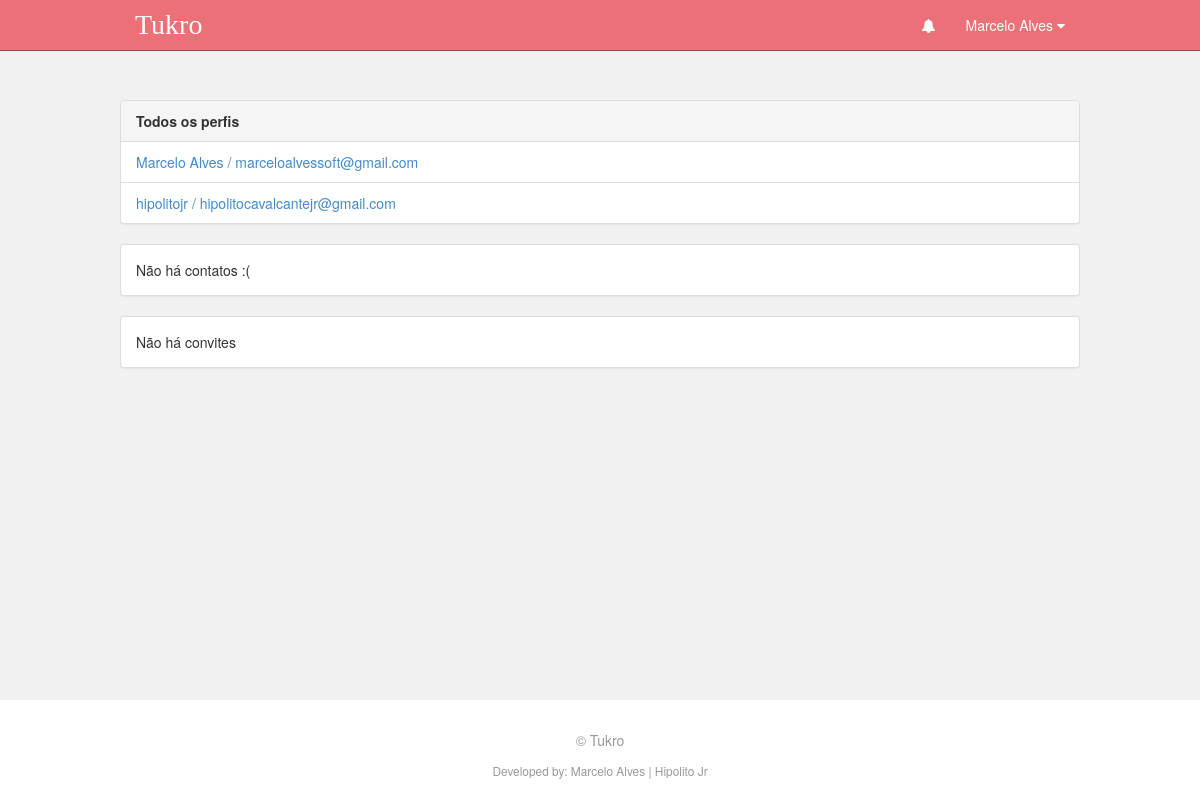
Before: / (signed in) with the older database file.
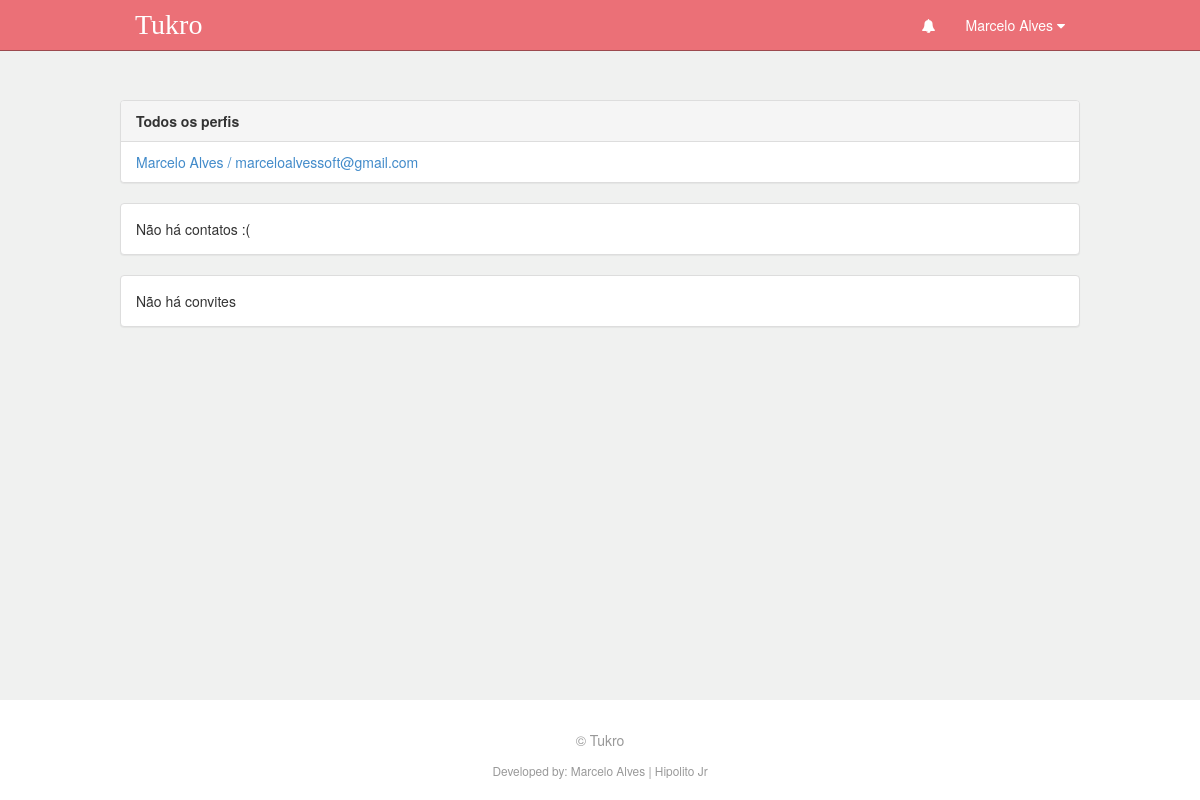
After: the same page with the newer database file.
### perfis/models.py (models this page shows, shortened)
class Perfil(models.Model):
    nome = models.CharField(max_length=255, null=False)
    telefone = models.CharField(max_length=15, null=False)
    nome_empresa =  models.CharField(max_length=255, null=False)
    contatos = models.ManyToManyField('self')
    usuario = models.OneToOneField(User, related_name="perfil",
    on_delete = models.CASCADE)
    @property
    def email(self):
        return self.usuario.email

### perfis/views.py (the view)
# urls.py: path('', views.index,name='index'),
@login_required
def index(request):
    return render(request, 'index.html', {'perfis': Perfil.objects.all()})

### perfis/templates/index.html
{% extends 'base.html' %}
{% block body %}
<div class="col-lg-12">
	<div class="panel panel-default">
		<div class="panel-heading">
			<strong>Todos os perfis</strong>
		</div>
		{% if perfis %}
		<ul class="list-group">
			{% for perfil in perfis %}
				<li class="list-group-item">
					<a href = "{% url 'exibir' perfil.id %}">	{{ perfil.nome }} / {{ perfil.email }}
					</a>
				</li>
			{% endfor %}
		{% else %}
			<p>Não há perfis cadastrados</p>
		{% endif %}
		</ul>
	</div>
    <div class="panel panel-default">
        {% with total=perfil_logado.contatos.count %}
            {% if total %}
                <div class="panel-heading">
                    <strong> {{ total }}
                        Contato{{ total|pluralize }}
                    </strong>
                </div>
                <ul class="list-group">
                    {% for perfil in perfil_logado.contatos.all %}
                        <li class = "list-group-item">
                            <a href = "{% url 'exibir' perfil.id %}">
                                {{ perfil }}
                            </a>
                            <a class="pull-right" href="{% url 'desfazer' perfil.id %}">
                                desfazer amizade
                            </a>
                        </li>
                    {% endfor %}
                </ul>
            {% else %}
                <div class="panel-body">
                    Não há contatos :(
                </div>
            {% endif %}
        {% endwith %}
    </div>
    <div class="panel panel-default">
        {% with total=perfil_logado.convites_recebidos.count %}
            {% if total %}
                <div class="panel-heading">
                    <strong> {{ total }}
                    Convite{{ total|pluralize }} aguardando aprovação</strong>
                </div>
                <ul class="list-group">
                    {% for convite in perfil_logado.convites_recebidos.all %}
                        <li class = "list-group-item">
                           <ul class = "list-inline">
                                <li class = "list-inline-item">
                                    <a href = "{% url 'exibir' convite.solicitante.id %}">
                                        {{convite.solicitante.nome}}
                                    </a>
                                </li>
                                <li class = "list-inline-item pull-right">
                                    <a href = "{% url 'recusar' convite.id %}">recusar</a>
                                </li>
                                <li class = "list-inline-item pull-right">
                                    <a href = "{% url 'aceitar' convite.id %}">aceitar</a>
                                </li>
                        </li>
                    {% endfor %}
                </ul>
            {% else %}
                <div class="panel-body">
                    Não há convites
                </div>
            {% endif %}
        {% endwith %}
    </div>
</div>
{% endblock %}

### perfis/templates/base.html (shortened to what this page needs)
{% load staticfiles %}
<!doctype html>
<html lang="pt-br">
<head>
    <link rel="stylesheet" href="{% static 'styles/bootstrap.css' %}">
    <link rel="stylesheet" href="{% static 'fonts/fontawesome/css/font-awesome.min.css' %}">
    <link rel="stylesheet" href="{% static 'styles/main.css' %}">
</head>
<body>
<nav class="navbar navbar-default navbar-fixed-top">
    <div class="container-fluid">
        <div class="navbar-header">
            <a class="navbar-brand" href="{% url 'index' %}">Tukro</a>
        </div>
        <div class="collapse navbar-collapse" id="bs-example-navbar-collapse-1">
            {% if user.is_authenticated %}
                <ul class="nav navbar-nav navbar-nav-tukro navbar-right">
                    <li><a href="#"><i class="fa fa-bell"></i></a></li>
                    <li class="dropdown">
                        <a href="#" class="dropdown-toggle" data-toggle="dropdown" role="button" aria-haspopup="true"
                           aria-expanded="false">{{ user.perfil.nome }} <span class="fa fa-caret-down"></span></a>
                    </li>
                </ul>
            {% endif %}
        </div>
    </div>
</nav>
<div class="container-fluid">
    <div class="row content">
        {% block body %}
        {% endblock %}
    </div>
</div>
<footer class="footer">
      <div class="container">
        <p class="text-muted"> &copy Tukro</p>
        <small class="text-muted text-right">Developed by: Marcelo Alves | Hipolito Jr</small>
      </div>
    </footer>
</body>
</html>

### perfis/static/styles/main.css (style rules this page uses)
body { padding-top: 100px; padding-bottom: 20px; background-color: rgba(16, 18, 7, 0.06); }
.navbar-brand { font-family: tukroFont; font-size: 2em; color: white !important; }
.navbar-default { background-color: #EB7077; border-color: #9C4A4F; }
.navbar-default .navbar-brand { color: #9C4A4F; }
.navbar-default .navbar-collapse, .navbar-default .navbar-form { border-color: #9C4A4F; }
.navbar-default .navbar-nav > li > a { color: #fff; }
.dropdown-toggle { background-color: transparent !important; color: white !important; }
.container-fluid { margin: 0px 10% 0px 10%; }
footer { position: fixed; height: 100px; bottom: 0; width: 100%; background-color: white; text-align: center; padding-top: 30px; }

Changed rows visible on the page:
removed Perfil: nome "hipolitojr", email "hipolitocavalcantejr@gmail.com"
